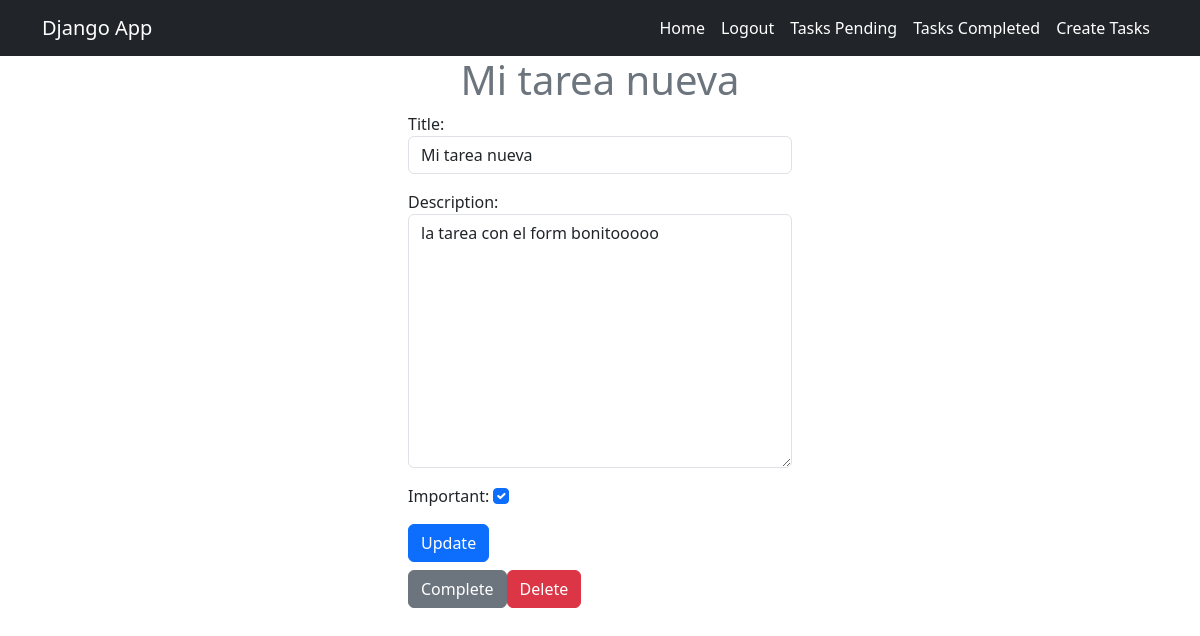
/tasks/9/ (signed in), run on the app's committed database.
### tasks/models.py (models this page shows, shortened)
class Task (models.Model):
    title = models.CharField(max_length=100)
    description = models.TextField(blank=True)
    created = models.DateTimeField(auto_now_add=True)
    datecompleted  = models.DateTimeField(null=True)
    important = models.BooleanField(default=False)
    user = models.ForeignKey(User, on_delete=models.CASCADE)

### tasks/views.py (the view, shortened to what this page needs)
# urls.py: path('tasks/<int:task_id>/', views.task_detail, name='task_detail'),
@login_required
def task_detail(request, task_id):
    if request.method == 'GET':
        task = get_object_or_404(Task, pk=task_id, user=request.user)
        form = TaskForm(instance=task)
        return render(request, 'task_detail.html', {'task': task, 'form':form})

### tasks/forms.py
class TaskForm(forms.ModelForm):
    class Meta:
        model = Task
        fields = ['title', 'description', 'important']
        widgets = {
            'title': forms.TextInput(attrs={'class': 'form-control', 'placeholder': 'Escribe un Nombre'}),
            'description': forms.Textarea(attrs={'class': 'form-control', 'placeholder': 'Escribe una Descripción de la Tarea'}),
            'important': forms.CheckboxInput(attrs={'class': 'form-check-input text-center'}),
        }

### tasks/templates/task_detail.html (shortened to what this page needs)
{% extends 'base.html' %}
{% block content %}
    <main class="conteiner">
        <div class="row">
            <div class="col-md-4 offset-md-4">
                <h1 class="text-secondary text-center">{{task.title}}</h1>
                    <form method="post">
                        {{form.as_p}}
                        <button class="btn btn-primary">
                            Update
                        </button>
                    </form>
                <div class="d-flex mt-2">
                    <form action="{% url 'complete_task' task.id %}" method="post">
                        <button  class="btn btn-secondary">
                            Complete
                        </button>
                    </form>
                    <form action="{% url 'delete_task' task.id %}" method="post">
                        <button  class="btn btn-danger">
                            Delete
                        </button>
                    </form>
                </div>
            </div>
        </div>
    </main>
{% endblock %}

### data on the page
Task: title "Mi tarea nueva", description "la tarea con el form bonitooooo", important "☑"
